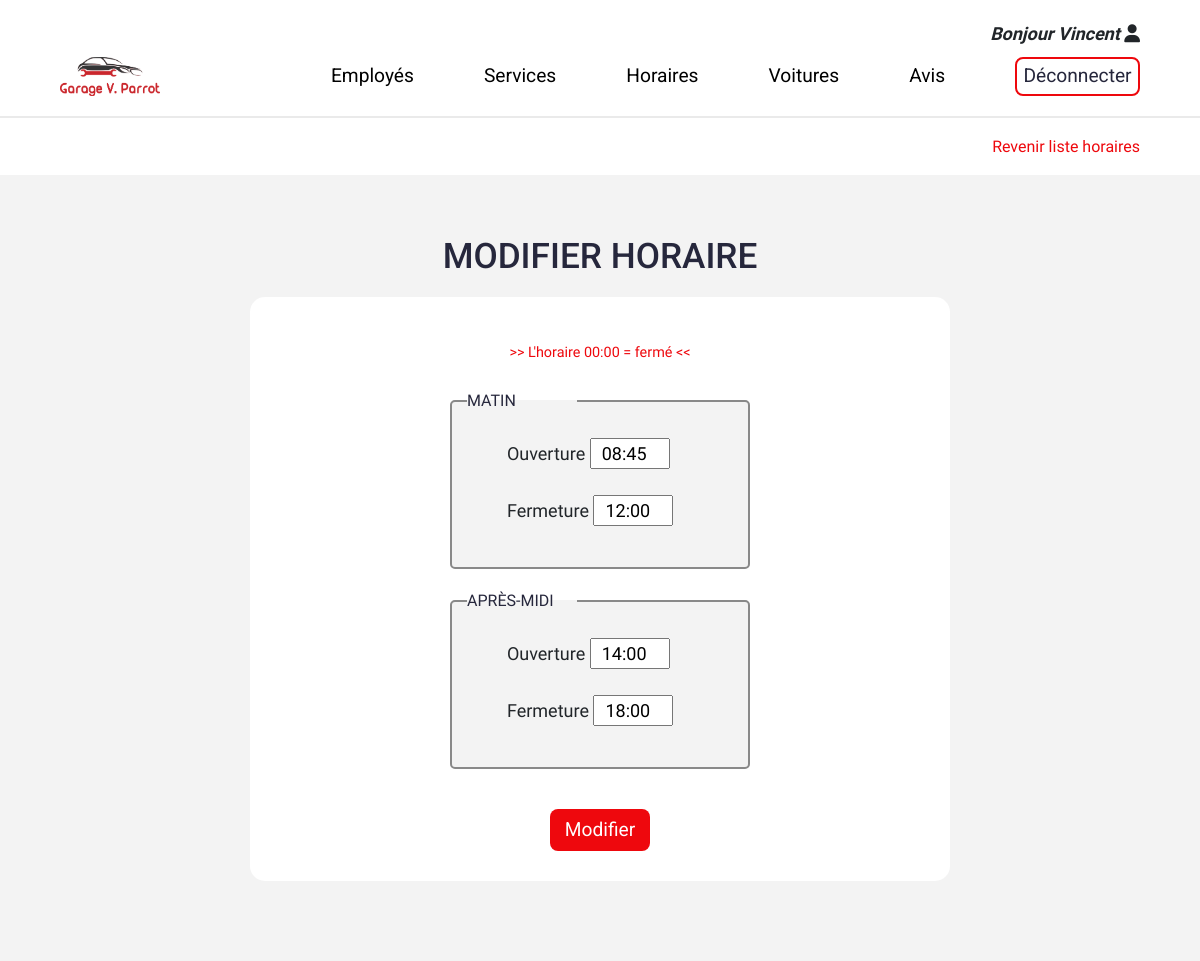
Screenshot of /admin/modifier-horaire.php?id=1 (signed in) with the database file from the repository.
### tables this page shows
CREATE TABLE IF NOT EXISTS schedules (
   id int(11) NOT NULL PRIMARY KEY AUTO_INCREMENT,
   day VARCHAR(8) NOT NULL,
   morningOpen VARCHAR(5) NOT NULL,
   morningClose VARCHAR(5) NOT NULL,
   afternoonOpen VARCHAR(5) NOT NULL,
   afternoonClose VARCHAR(5) NOT NULL
);

### lib/schedules.php (called while the page is built, shortened)
<?php
function getSchedulesById(PDO $pdo, int|string $id): array|bool
{
  $query = $pdo->prepare("SELECT * FROM schedules WHERE id=:id");
  $query->bindValue(":id", $id, PDO::PARAM_INT);
  $query->execute();
  $result = $query->fetch(PDO::FETCH_ASSOC);
  return $result;
}

### admin/modifier-horaire.php (the view, shortened to what this page needs)
<?php
require_once __DIR__ . "/../lib/pdo.php";
require_once __DIR__ . "/../lib/schedules.php";
require_once __DIR__ . "/templates/header-admin.php";
$formSchedule = [
  'morning-open' => '',
  'morning-close' => '',
  'afternoon-open' => '',
  'afternoon-close' => ''
];
if (isset($_GET['id'])) {
  $schedule = getSchedulesById($pdo, $_GET['id']);
}
?>
<div class="wrapper">
  <div class="breadcrumbs breadcrumbs-connection">
    <div class="go-back-list">
      <a href="/admin/liste-horaires.php">Revenir liste horaires</a>
    </div>
  </div>
  <section class="connection sections" id="connection">
    <h1 class="header-titles">Modifier Horaire</h1>
    <?php if ($formSchedule !== false) { ?>
    <div class="connection-wrapper w-max">
      <form action="<?php echo $_SERVER['PHP_SELF'] ?>" method="POST">
        <div class="schedule-form">
          <div class="class-group text-center">
            <p class="time-message">&gt;&gt; L'horaire 00:00 = fermé &lt;&lt;</p>
          </div>
          <fieldset>
            <legend>Matin</legend>
            <div class="form-group">
              <label for="morning-open">Ouverture</label>
              <input type="text" name="morning-open" id="morning-open" placeholder="00:00" minlength="5" maxlength="5"
                autocomplete="off"
                value=<?= htmlspecialchars($schedule['morningOpen'] ?? $formSchedule['morning-open']); ?>>
            </div>
            <div class="form-group">
              <label for="morning-close">Fermeture</label>
              <input type="text" name="morning-close" id="morning-close" placeholder="00:00" minlength="5" maxlength="5"
                autocomplete="off"
                value=<?= htmlspecialchars($schedule['morningClose'] ?? $formSchedule['morning-close']); ?>>
            </div>
          </fieldset>
          <fieldset>
            <legend>Après-midi</legend>
            <div class="form-group">
              <label for="afternoon-open">Ouverture</label>
              <input type="text" name="afternoon-open" id="afternoon-open" placeholder="00:00" minlength="5"
                maxlength="5" autocomplete="off"
                value=<?= htmlspecialchars($schedule['afternoonOpen'] ?? $formSchedule['afternoon-open']); ?>>
            </div>
            <div class="form-group">
              <label for="afternoon-close">Fermeture</label>
              <input type="text" name="afternoon-close" id="afternoon-close" placeholder="00:00" minlength="5"
                maxlength="5" autocomplete="off"
                value=<?= htmlspecialchars($schedule['afternoonClose'] ?? $formSchedule['afternoon-close']); ?>>
            </div>
          </fieldset>
        </div>
        <div class="form-btn">
          <button type="submit" value="modify-schedule" class="btn-fill">Modifier</button>
        </div>
      </form>
    </div>
  </section>
</div>
<?php } ?>
<?php
require_once __DIR__ . "/templates/footer-admin.php";
?>

### assets/css/style.css (style rules this page uses)
:root { --primary: #ee080d; --secondary: #fdc0c8; --grayLight: #f3f3f3; --grayDark: #898989; --font: #26273c; --overlay: rgba(28, 28, 28, 0.7); --max-width: 2000px; --max-wrapper: 1200px; }
* { margin: 0; padding: 0; -webkit-box-sizing: border-box; box-sizing: border-box; }
html, body { scroll-behavior: smooth; }
body { font-family: 'Ubuntu', sans-serif; font-size: 1.125rem; line-height: 1.5; overflow-x: hidden; display:flex; flex-direction: column; min-height: 100vh; }
a { color: #000; text-decoration: none; outline:none; }
input::placeholder { color:var(--grayDark); }
fieldset { margin:20px 0 60px; background: var(--grayLight); border-radius: 5px; padding: 15px; border:2px solid var(--grayDark); width: 100%; max-width: 300px; margin:20px auto 0; }
fieldset legend { display:inline-block; color: var(--font); font-size: 1rem; border-radius: 5px; font-weight: 500; width: 110px; text-transform: uppercase; margin:0; }
.wrapper { width: 100%; max-width: var(--max-width); margin: 0 auto; padding: 0; }
.header-titles { text-align: center; margin: 50px 0 30px; font-weight: 500; text-transform: uppercase; color: var(--font); font-family: 'Roboto', sans-serif; font-size: 1.4rem; position: relative; }
.sections { margin: 10px 0 0; padding: 20px 20px 40px; }
.btn-fill { border: none; padding: 0.2rem 0.4rem; border-radius: 0.5rem; background-color: var(--primary); color: #fff; display: inline-block; cursor: pointer; font-family: 'Roboto', sans-serif; }
.breadcrumbs { display:-webkit-box; display:-ms-flexbox; display:flex; -webkit-box-align: center; -ms-flex-align: center; align-items: center; -webkit-box-pack: justify; -ms-flex-pack: justify; justify-content: space-between; width: 100%; padding: 20px; background-color: #fff; border-top:2px solid #00000015; }
.breadcrumbs li a, .go-back-list a { padding:0; margin:0; color: var(--font); text-decoration: none; line-height: 1rem; font-size: 1rem; font-weight: 500; color:var(--primary); }
.breadcrumbs .go-back-list { padding:0; margin:0; line-height: 1rem; text-align: end; }
@media (min-width: 992px) { .breadcrumbs { padding: 20px 60px; } }
@media (min-width: 992px) { .header-titles { font-size: 2.2rem; } }
@media (min-width: 992px) { .btn-fill { border:2px solid transparent; padding: 0.3rem 0.8rem; border-radius: 0.5rem; font-size: 1.2rem; -webkit-transition: all 0.2s ease; -o-transition: all 0.2s ease; transition: all 0.2s ease; } }
.form-btn { width: 100%; text-align: center; }
.connection { background-color: var(--grayLight); padding:20px; min-height: 87vh; margin:0; }
.connection-wrapper form { width: 100%; }
.connection .connection-wrapper { background-color: #fff; padding: 20px 10px 40px; width: 100%; margin: 20px auto 40px; border-radius: 15px; max-width: var(--max-wrapper); }
@media (min-width: 992px) { .connection { padding:60px; } }
@media (min-width: 992px) { .connection .connection-wrapper { max-width: var(--max-wrapper); margin:20px auto; padding:40px 60px; } }
.breadcrumbs.breadcrumbs-connection { display:-webkit-box; display:-ms-flexbox; display:flex; -webkit-box-align: center; -ms-flex-align: center; align-items: center; -webkit-box-pack: end; -ms-flex-pack: end; justify-content: flex-end; }
.connection .header-titles { padding:0; margin:0 auto; text-align:start; max-width: var(--max-wrapper); text-align: center; }
.connection-wrapper.w-max { max-width: 700px; padding:20px; }
.connection-wrapper.w-max input { width: 100%; max-width:80px; padding:0 10px; margin:0; }
.schedule-form { margin:10px 0 40px; }
.schedule-form .form-group { width: 100%; margin:10px auto 20px; }
.schedule-form .time-message { font-size: 0.9rem; font-weight: 500; color:var(--primary); margin:5px; display: inline-block; }
@media screen and (min-width:576px) { .connection-wrapper.w-max { padding:30px; } }
@media screen and (min-width:576px) { .schedule-form .form-group { width: 70%; } }
@media screen and (min-width:992px) { .connection-wrapper { padding:20px 60px; } }

### rows the page displays
schedules: morning-open "08:45", morning-close "12:00", afternoon-open "14:00", afternoon-close "18:00"

### other values shown
$_SESSION['user']['name'] "Vincent"
